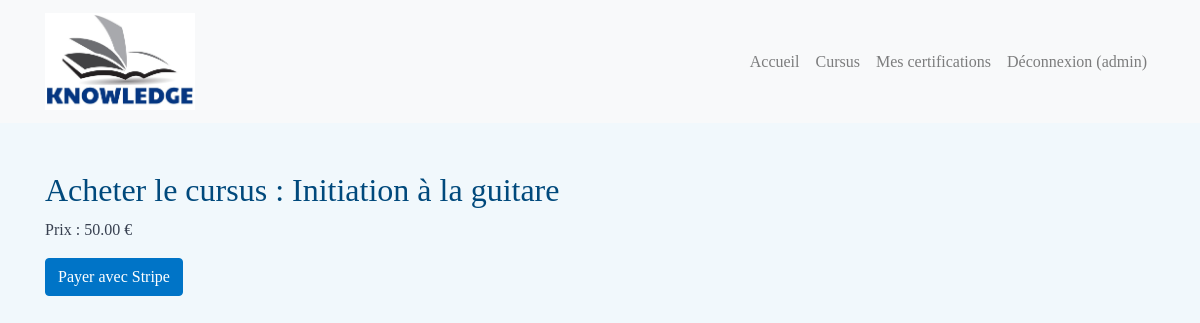
Screenshot of /buy-cursus/2/ (signed in) with the database file from the repository.
### learning/models.py (models this page shows, shortened)
class Utilisateur(AbstractUser):
    email = models.EmailField(unique=True)
    role = models.CharField(max_length=10, choices=[('client', 'Client'), ('admin', 'Admin')], default='client')
    is_active = models.BooleanField(default=False)
    created_at = models.DateTimeField(auto_now_add=True)
    updated_at = models.DateTimeField(auto_now=True)
    created_by = models.CharField(max_length=255)
    updated_by = models.CharField(max_length=255)
    groups = models.ManyToManyField(
        'auth.Group',
        related_name='utilisateur_set',
        blank=True,
        help_text='Groups this user belongs to.',
        verbose_name='groups',
    )
    user_permissions = models.ManyToManyField(
        'auth.Permission',
        related_name='utilisateur_set',
        blank=True,
        help_text='Specific permissions for this user.',
        verbose_name='user permissions',
    )

class Cursus(models.Model):
    theme = models.ForeignKey(Theme, on_delete=models.CASCADE)
    name = models.CharField(max_length=100)
    price = models.DecimalField(max_digits=10, decimal_places=2)
    created_at = models.DateTimeField(auto_now_add=True)
    updated_at = models.DateTimeField(auto_now=True)
    created_by = models.CharField(max_length=255)
    updated_by = models.CharField(max_length=255)

### learning/views.py (the view, shortened to what this page needs)
# urls.py: path('buy-cursus/<int:cursus_id>/', views.buy_cursus, name='buy_cursus'),
@login_required
def buy_cursus(request, cursus_id):
    cursus = get_object_or_404(Cursus, id=cursus_id)
    if not request.user.is_active:
        messages.error(request, "Account must be activated to purchase.")
        return redirect('home')
    if Purchase.objects.filter(utilisateur=request.user, cursus=cursus).exists():
        messages.error(request, "Cursus already purchased.")
        return redirect('list_cursuses')
    lessons = Lesson.objects.filter(cursus=cursus)
    purchased_lessons = Purchase.objects.filter(
        utilisateur=request.user,
        lesson__in=lessons
    ).values_list('lesson', flat=True)
    remaining_lessons = lessons.exclude(id__in=purchased_lessons)
    if remaining_lessons.exists() and purchased_lessons.exists():
        adjusted_price = sum(lesson.price for lesson in remaining_lessons)
    else:
        adjusted_price = cursus.price
    return render(request, 'buy_cursus.html', {'cursus': cursus, 'adjusted_price': adjusted_price})

### templates/buy_cursus.html (shortened to what this page needs)
{% extends 'base.html' %}
{% block content %}
    <h2>Acheter le cursus : {{ cursus.name }}</h2>
    <p>Prix : {{ adjusted_price }} €</p>
    <form method="post">
        <button type="submit" class="btn btn-primary">Payer avec Stripe</button>
    </form>
{% endblock %}

### templates/base.html (shortened to what this page needs)
{% load static %}
<!DOCTYPE html>
<html>
<head>
    <link rel="stylesheet" href="https://stackpath.bootstrapcdn.com/bootstrap/4.5.2/css/bootstrap.min.css">
    <link rel="stylesheet" href="{% static 'css/base.css' %}">
    <link rel="stylesheet" href="{% static 'css/components.css' %}">
</head>
<body>
    <header class="mb-4">
        <nav class="navbar navbar-expand-lg navbar-light bg-light">
            <div class="container">
                <a class="navbar-brand" href="{% url 'home' %}">
                    <img src="{% static 'images/Logo.jpg' %}" alt="Knowledge Learning Logo" style="max-width: 150px;">
                </a>
                <div class="collapse navbar-collapse" id="navbarNav">
                    <ul class="navbar-nav ml-auto">
                        <li class="nav-item">
                            <a class="nav-link" href="{% url 'home' %}">Accueil</a>
                        </li>
                        <li class="nav-item">
                            <a class="nav-link" href="{% url 'list_cursuses' %}">Cursus</a>
                        </li>
                        {% if user.is_authenticated %}
                            <li class="nav-item">
                                <a class="nav-link" href="{% url 'list_certifications' %}">Mes certifications</a>
                            </li>
                            <li class="nav-item">
                                <a class="nav-link" href="{% url 'logout' %}">Déconnexion ({{ user.username }})</a>
                            </li>
                        {% endif %}
                    </ul>
                </div>
            </div>
        </nav>
    </header>
    <div class="container mt-5">
        {% block content %}
        {% endblock %}
    </div>
</body>
</html>

### static/css/base.css (style rules this page uses)
body { font-family: "Comic Sans MS", "Comic Sans", cursive; background-color: #f1f8fc; color: #384050; }
h2 { color: #00497c; }

### static/css/components.css (style rules this page uses)
.btn-primary { background-color: #0074c7; border-color: #0074c7; }
a { color: #0074c7; }

### rows the page displays
Utilisateur: username "admin"
Cursus: name "Initiation à la guitare", price "50.00"
